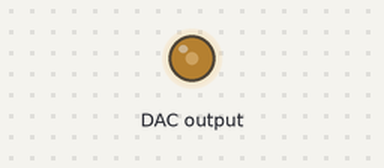
The program below on a simulated Raspberry Pi (BCM pin numbers). Parts: output pins drawn as LEDs (lit = HIGH).

Above: at 0.1 s.
Timing chart, 0 to 1.6 s (numbered marks = the images above):
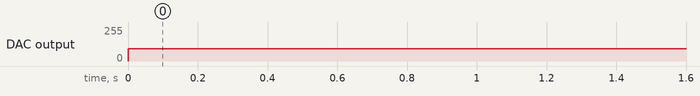

Measured:
- by itself, DAC output: 0/255 → 93/255 at 0.00 s

The program:

MCP4725.py
```python
#!/usr/bin/python
import smbus
import time

Triangle = [ 0.375, 0.75, 1.125, 1.5, 1.875, 2.25, 2.625, 3.0, 2.625, 2.25, 1.875, 1.5, 1.125, 0.75, 0.375, 0 ]

U_Max = 3.3
delta_U = U_Max / 4096

MCP4725 = smbus.SMBus(1)

def SendVoltage(Voltage):
	if(Voltage > U_Max):
		return false

	Voltage_Dez = Voltage / delta_U
	Voltage_Dez = int(Voltage_Dez)
	Voltage_Dez_High = (Voltage_Dez >> 4) & 0xFF
	Voltage_Dez_Low = (Voltage_Dez & 0x0F) << 4

	MCP4725.write_word_data(0x62, 0x40, (Voltage_Dez_Low << 8) | Voltage_Dez_High)

while(True):
	#for Value in Triangle:
	#	SendVoltage(Value)
	#	time.sleep(0.125)

	SendVoltage(1.2)
```
